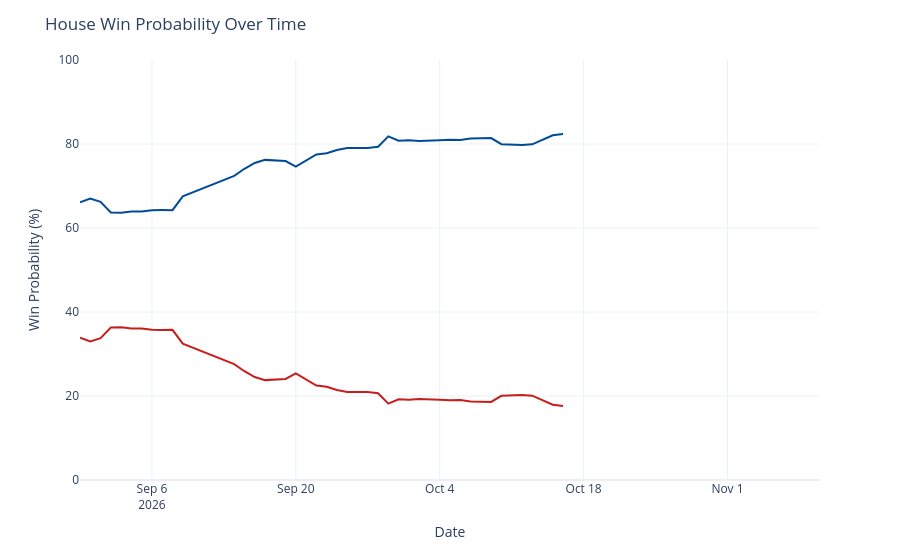

Notebook code cell kept with this figure:
### Code cell
chance_over_time = output_ts[(output_ts['geo'] == 'US House') &
                             (output_ts['type'] == 'chance')]
chance_over_time['rep_chance'] = chance_over_time['y'].map(lambda x: 100 - x)
chance_over_time = chance_over_time.rename({'y': 'Democrats', 'rep_chance': 'Republicans'}, axis=1)
chance_time_ser = px.line(chance_over_time, x='date', y=['Democrats', 'Republicans'], template='plotly_white',
                         color_discrete_map={'Democrats': '#004b97', 'Republicans': '#c71e1d'},)
chance_time_ser.update_traces(hovertemplate="%{y:.1f}%")
chance_time_ser.update_layout(
    xaxis=dict(range=[pd.to_datetime('2026-08-30'), pd.to_datetime('2026-11-10')]),
    yaxis=dict(range=[0, 100]),
    xaxis_title='Date',
    yaxis_title='Win Probability (%)',
    title=dict(text="House Win Probability Over Time"),
    hovermode="x",
    showlegend=False
)
chance_time_ser

### Figure 1 — Plotly figure (JSON) as saved in the notebook; plotly's stock layout.template omitted (floating-point values rounded to 4 significant figures)
{"data": [{"hovertemplate": "%{y:.1f}%", "legendgroup": "Democrats", "line": {"color": "#004b97", "dash": "solid"}, "marker": {"symbol": "circle"}, "mode": "lines", "name": "Democrats", "orientation": "v", "showlegend": true, "type": "scatter", "x": ["2026-08-30", "2026-08-31", "2026-09-01", "2026-09-02", "2026-09-03", "2026-09-04", "2026-09-05", "2026-09-06", "2026-09-07", "2026-09-08", "2026-09-09", "2026-09-14", "2026-09-15", "2026-09-16", "2026-09-17", "2026-09-18", "2026-09-19", "2026-09-20", "2026-09-21", "2026-09-22", "2026-09-23", "2026-09-24", "2026-09-25", "2026-09-26", "2026-09-27", "2026-09-28", "2026-09-29", "2026-09-30", "2026-10-01", "2026-10-02", "2026-10-03", "2026-10-04", "2026-10-05", "2026-10-06", "2026-10-07", "2026-10-08", "2026-10-09", "2026-10-10", "2026-10-11", "2026-10-12", "2026-10-13", "2026-10-15", "2026-10-16"], "xaxis": "x", "y": [66.12, 67.02, 66.25, 63.69, 63.65, 63.91, 63.91, 64.23, 64.27, 64.25, 67.54, 72.39, 74.1, 75.49, 76.22, 76.08, 75.94, 74.59, 76.12, 77.51, 77.78, 78.58, 79.05, 79.05, 79.05, 79.34, 81.82, 80.78, 80.9, 80.69, 80.7, 80.88, 81.01, 80.94, 81.32, 81.39, 81.42, 79.94, 79.78, 79.75, 79.92, 82.09, 82.41], "yaxis": "y"}, {"hovertemplate": "%{y:.1f}%", "legendgroup": "Republicans", "line": {"color": "#c71e1d", "dash": "solid"}, "marker": {"symbol": "circle"}, "mode": "lines", "name": "Republicans", "orientation": "v", "showlegend": true, "type": "scatter", "x": ["2026-08-30", "2026-08-31", "2026-09-01", "2026-09-02", "2026-09-03", "2026-09-04", "2026-09-05", "2026-09-06", "2026-09-07", "2026-09-08", "2026-09-09", "2026-09-14", "2026-09-15", "2026-09-16", "2026-09-17", "2026-09-18", "2026-09-19", "2026-09-20", "2026-09-21", "2026-09-22", "2026-09-23", "2026-09-24", "2026-09-25", "2026-09-26", "2026-09-27", "2026-09-28", "2026-09-29", "2026-09-30", "2026-10-01", "2026-10-02", "2026-10-03", "2026-10-04", "2026-10-05", "2026-10-06", "2026-10-07", "2026-10-08", "2026-10-09", "2026-10-10", "2026-10-11", "2026-10-12", "2026-10-13", "2026-10-15", "2026-10-16"], "xaxis": "x", "y": [33.88, 32.98, 33.75, 36.31, 36.35, 36.09, 36.09, 35.77, 35.73, 35.75, 32.46, 27.61, 25.9, 24.51, 23.78, 23.92, 24.06, 25.41, 23.88, 22.49, 22.22, 21.42, 20.95, 20.95, 20.95, 20.66, 18.18, 19.22, 19.1, 19.31, 19.3, 19.12, 18.99, 19.06, 18.68, 18.61, 18.58, 20.06, 20.22, 20.25, 20.08, 17.91, 17.59], "yaxis": "y"}], "layout": {"hovermode": "x", "legend": {"title": {"text": "variable"}, "tracegroupgap": 0}, "margin": {"t": 60}, "showlegend": false, "title": {"text": "House Win Probability Over Time"}, "xaxis": {"anchor": "y", "domain": [0, 1], "range": ["2026-08-30T00:00:00", "2026-11-10T00:00:00"], "title": {"text": "Date"}}, "yaxis": {"anchor": "x", "domain": [0, 1], "range": [0, 100], "title": {"text": "Win Probability (%)"}}}}
